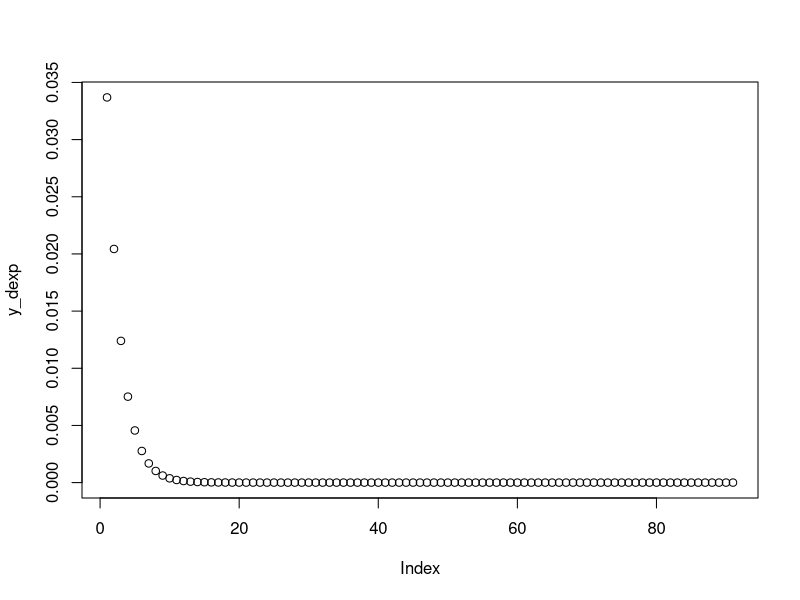

Reproduce this figure in R.
# https://www.geeksforgeeks.org/exponential-distribution-in-r-programming-dexp-pexp-qexp-and-rexp-functions/
library('ggplot2')

# R program to illustrate
# exponential distribution
# Specify x-values
x_dexp <- seq(1, 10, by = 0.1) 
      
# Apply dexp() function               
y_dexp <- dexp(x_dexp, rate = 5)    
                
# Plot dexp values 
plot(y_dexp)
